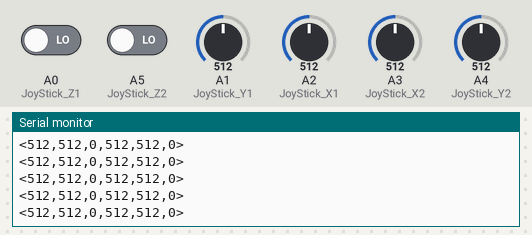
The sketch below on a simulated Arduino Uno, built with avr-gcc and run on an emulated ATmega328P. On the bench: the last lines printed to the serial monitor. The test bench sets the inputs (shaded band); at power-on: A3 (JoyStick_X2) = 512, A0 (JoyStick_Z1) LOW, A1 (JoyStick_Y1) = 512, A2 (JoyStick_X1) = 512, A4 (JoyStick_Y2) = 512, A5 (JoyStick_Z2) LOW.

Above: at 4.2 s.
4.3 s: A3 (JoyStick_X2) set to 110
At 4.36 s:
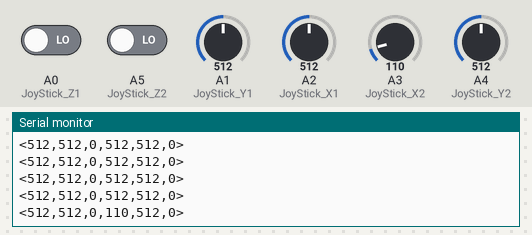
7.3 s: A3 (JoyStick_X2) set to 89
At 7.3 s:
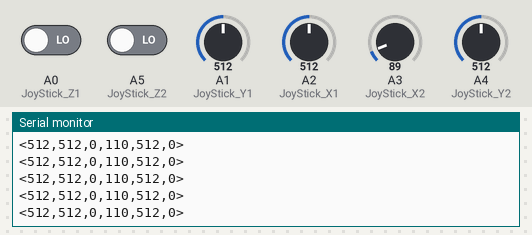
Timing chart, 0 to 10.3 s (numbered marks = the images above; inputs shaded):
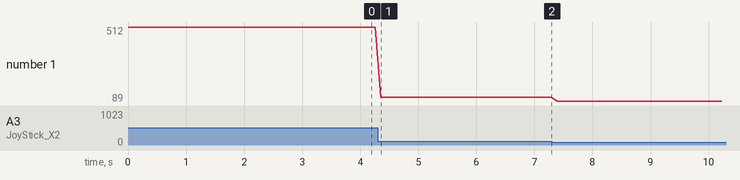

Measured:
- after the input at 4.3 s, the serial monitor: prints a new line after 0.06 s (image 1)
- plotted number 1: 512 → 110 after the input at 4.3 s, 110 → 89 after the input at 7.3 s

The sketch:

Joystick.ino
```cpp
/*
 Name:		Joystick.ino
 Created:	2024/9/18 15:13:23
 Author:	whut
*/

int JoyStick_X1 = A2;
int JoyStick_Y1 = A1;
int JoyStick_Z1 = A0;

int JoyStick_X2 = A3;
int JoyStick_Y2 = A4;
int JoyStick_Z2 = A5;

void setup() {
    pinMode(JoyStick_Z1, INPUT);
    pinMode(JoyStick_Z2, INPUT);
    Serial.begin(9600);
}

void loop() {
    int x1, y1, z1, x2, y2, z2;

    x1 = analogRead(JoyStick_X1);
    y1 = analogRead(JoyStick_Y1);
    z1 = digitalRead(JoyStick_Z1);

    x2 = analogRead(JoyStick_X2);
    y2 = analogRead(JoyStick_Y2);
    z2 = digitalRead(JoyStick_Z2);

    // Ê¹ÓÃÆðÊ¼±êÖ¾·û '<' ºÍ½áÊø±êÖ¾·û '>'
    // ¸ñÊ½»¯Êä³öÊý¾Ý£¬È·±£Ò»ÖÂÐÔ
    Serial.print("<");
    Serial.print(x1);
    Serial.print(",");
    Serial.print(y1);
    Serial.print(",");
    Serial.print(z1);
    Serial.print(",");
    Serial.print(x2);
    Serial.print(",");
    Serial.print(y2);
    Serial.print(",");
    Serial.print(z2);
    Serial.println(">");

    delay(100);  // Ã¿0.1Ãë·¢ËÍÒ»´ÎÊý¾Ý
}
```
